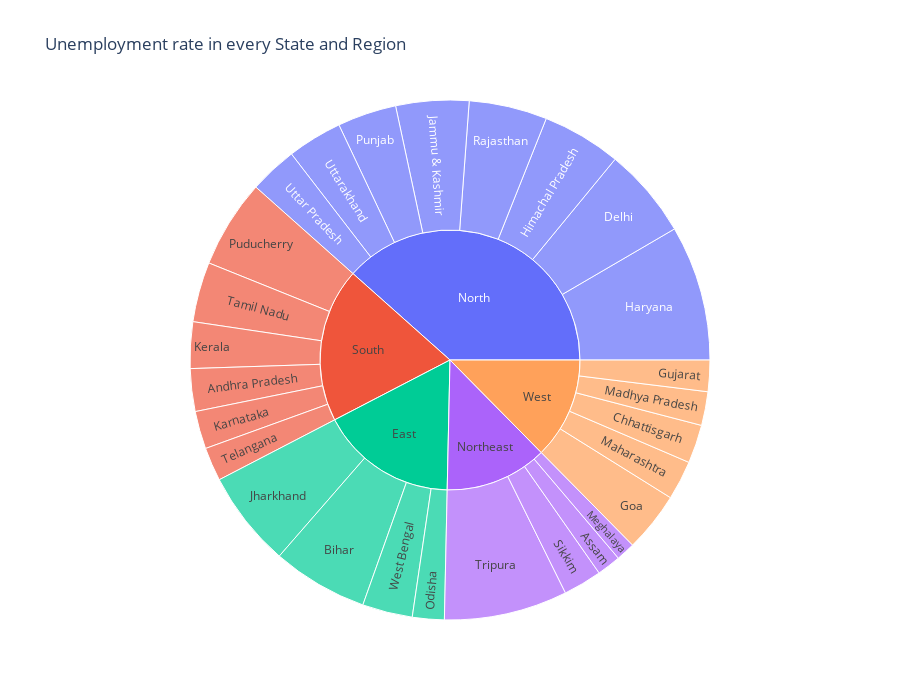

The notebook cell saved with this chart:
### Markdown cell above
### Unemployment rate in every State and Region

### Code cell
unemployment = data2[["Region", "Area", "Unemployment_rate"]]

fig = px.sunburst(unemployment, path=['Area','Region'], values='Unemployment_rate',
                  title= 'Unemployment rate in every State and Region', height=700)
fig.show()

### Figure 1 — Plotly figure (JSON) as saved in the notebook; plotly's stock layout.template omitted (floating-point values rounded to 4 significant figures)
{"data": [{"branchvalues": "total", "domain": {"x": [0, 1], "y": [0, 1]}, "hovertemplate": "labels=%{label}<br>Unemployment_rate=%{value}<br>parent=%{parent}<br>id=%{id}<extra></extra>", "ids": ["South/Andhra Pradesh", "Northeast/Assam", "East/Bihar", "West/Chhattisgarh", "North/Delhi", "West/Goa", "West/Gujarat", "North/Haryana", "North/Himachal Pradesh", "North/Jammu & Kashmir", "East/Jharkhand", "South/Karnataka", "South/Kerala", "West/Madhya Pradesh", "West/Maharashtra", "Northeast/Meghalaya", "East/Odisha", "South/Puducherry", "North/Punjab", "North/Rajasthan", "Northeast/Sikkim", "South/Tamil Nadu", "South/Telangana", "Northeast/Tripura", "North/Uttar Pradesh", "North/Uttarakhand", "East/West Bengal", "East", "North", "Northeast", "South", "West"], "labels": ["Andhra Pradesh", "Assam", "Bihar", "Chhattisgarh", "Delhi", "Goa", "Gujarat", "Haryana", "Himachal Pradesh", "Jammu & Kashmir", "Jharkhand", "Karnataka", "Kerala", "Madhya Pradesh", "Maharashtra", "Meghalaya", "Odisha", "Puducherry", "Punjab", "Rajasthan", "Sikkim", "Tamil Nadu", "Telangana", "Tripura", "Uttar Pradesh", "Uttarakhand", "West Bengal", "East", "North", "Northeast", "South", "West"], "name": "", "parents": ["South", "Northeast", "East", "West", "North", "West", "West", "North", "North", "North", "East", "South", "South", "West", "West", "Northeast", "East", "South", "North", "North", "Northeast", "South", "South", "Northeast", "North", "North", "East", "", "", "", "", ""], "type": "sunburst", "values": [86.64, 48.56, 194.7, 78.19, 184.1, 121.7, 63.76, 274.8, 160.7, 148.3, 195.4, 76.68, 94.34, 68.54, 79.79, 38.66, 64.62, 179.4, 119.8, 158.7, 78.34, 121.9, 68.33, 250.6, 97.37, 111.6, 101.9, 556.6, 1255.0, 416.1, 627.3, 411.9]}], "layout": {"height": 700, "legend": {"tracegroupgap": 0}, "title": {"text": "Unemployment rate in every State and Region"}}}
